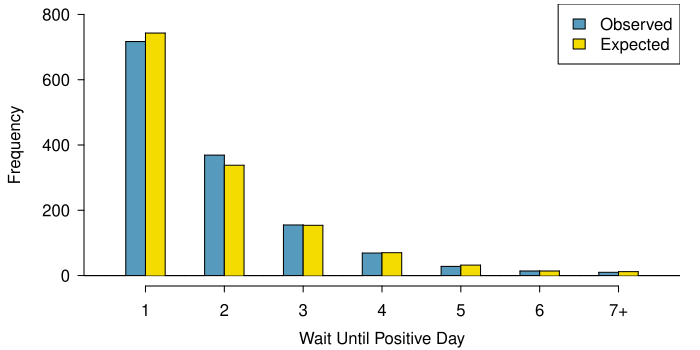

Reproduce this figure in R.
library(openintro)
d <- read.csv("sp500_1950_2018.csv")
d <- subset(d, "2009-01-01" <= as.Date(Date) & as.Date(Date) <= "2018-12-31")
d. <- diff(d$Adj.Close)
mean(d. > 0)

# Not worrying about case where d. == 0.
R  <- ifelse(d. > 0, 1, 0)
CC <- table(diff(which(R == 1)))
CC[names(CC) == 7] <- sum(CC[names(CC) %in% 7:100])
CC <- CC[- which(names(CC) %in% 8:100)]
p  <- mean(R)
pr <- p * (1 - p)^(0:5)
pr <- append(pr, 1 - sum(pr))

p
(CC <- c(CC))
sum(CC)
C  <- rep(1:7, CC)
(EE <- round(pr * sum(CC)))
E  <- rep(1:7, EE)
(X2 <- sum((CC - EE)^2 / EE))
pchisq(X2, length(CC) - 1, lower.tail = FALSE)

myPDF('geomFitEvaluationForSP500.pdf', 7, 3.5,
      mar = c(3.2, 4.2, 0.2, 1),
      mgp = c(2.1, 0.7, 0))
ylim <- c(0, round(max(CC, EE) + 50, -2))
histPlot(C - 0.13,
         breaks = seq(0, 8, 0.25),
         xlim = c(0.5, 7.5),
         ylim = ylim,
         xlab = 'Wait Until Positive Day',
         ylab = '',
         axes = FALSE,
         col = COL[1])
histPlot(E + 0.13,
         breaks = seq(0, 8, 0.25),
         add = TRUE,
         col = COL[3])
axis(1, 1:7, c(1:6, "7+"))
axis(2, at = seq(0, ylim[2], 200))
par(las = 0)
mtext('Frequency', 2, line = 3)
legend('topright',
       fill = COL[c(1, 3)],
       legend = c('Observed', 'Expected'))
dev.off()
